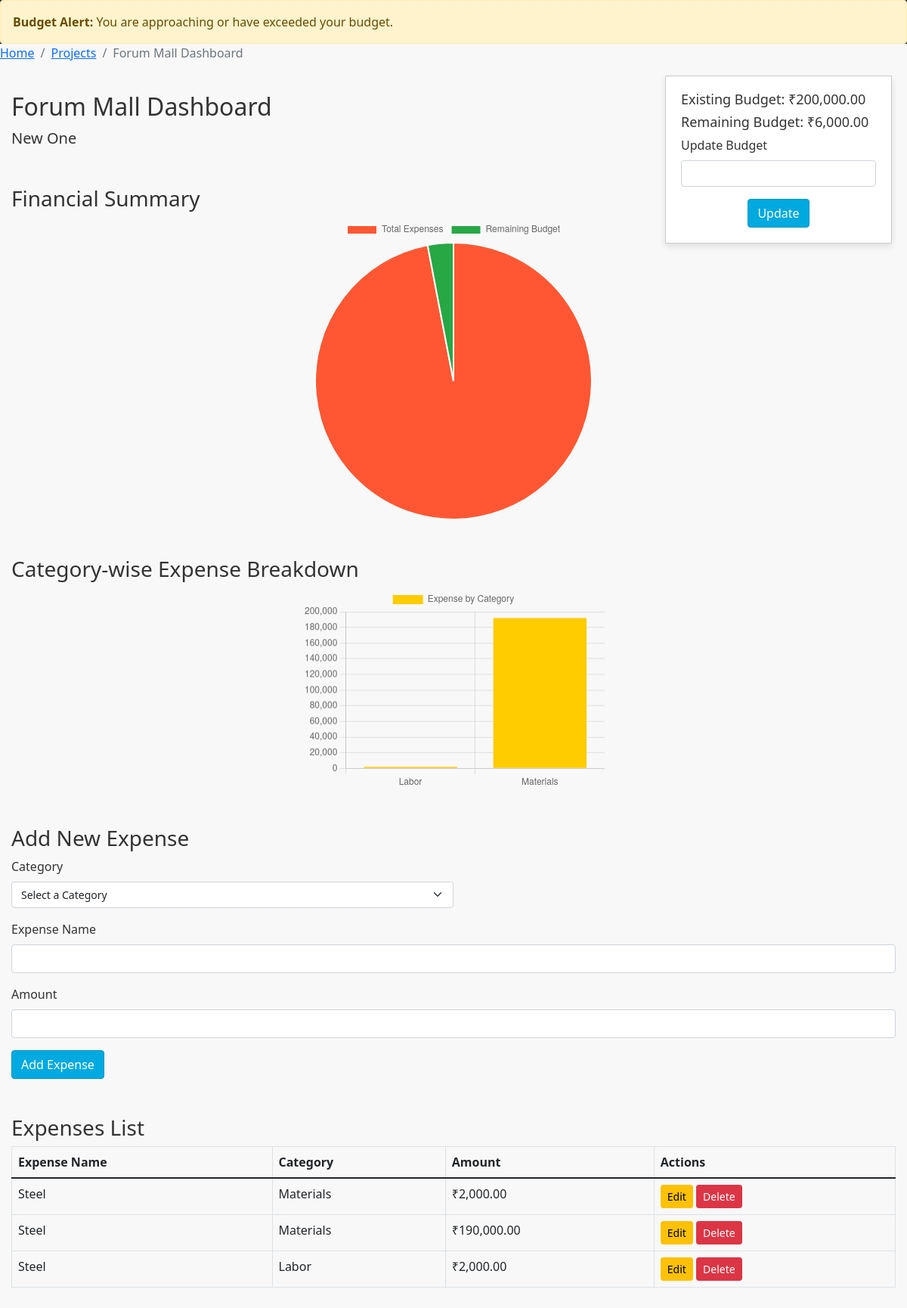
Page /views/projects/project_dashboard.php?project_id=36 (signed in) on the committed database.
### tables this page shows
CREATE TABLE `projects` (
  `id` int(11) NOT NULL,
  `user_id` int(11) NOT NULL,
  `project_name` varchar(255) NOT NULL,
  `description` text DEFAULT NULL,
  `land_area` float NOT NULL,
  `budget` float DEFAULT NULL,
  `duration` int(11) NOT NULL,
  `address` text DEFAULT NULL,
  `document` varchar(255) NOT NULL,
  `created_at` timestamp NOT NULL DEFAULT current_timestamp(),
  `engineer_id` int(11) NOT NULL,
  `client_id` int(11) NOT NULL
);

CREATE TABLE `expenses` (
  `id` int(11) NOT NULL,
  `project_id` int(11) NOT NULL,
  `expense_name` text DEFAULT NULL,
  `category` varchar(255) NOT NULL,
  `amount` decimal(10,2) NOT NULL,
  `description` text DEFAULT NULL,
  `date` date NOT NULL
);

### views/projects/project_dashboard.php (the view, shortened to what this page needs)
<?php
require_once '../../includes/role_helpers.php';
$project_id = $_GET['project_id'];
$user_id = $_SESSION['user_id'];
$stmt = $conn->prepare("SELECT * FROM projects WHERE id = ? AND user_id = ?");
$stmt->bindValue(1, $project_id, PDO::PARAM_INT);
$stmt->bindValue(2, $user_id, PDO::PARAM_INT);
$stmt->execute();
$project = $stmt->fetch(PDO::FETCH_ASSOC);
$stmt = $conn->prepare("SELECT * FROM expenses WHERE project_id = ?");
$stmt->bindValue(1, $project_id, PDO::PARAM_INT);
$stmt->execute();
$expenses = $stmt->fetchAll(PDO::FETCH_ASSOC);
$stmt = $conn->prepare("SELECT category, SUM(amount) AS category_total FROM expenses WHERE project_id = ? GROUP BY category");
$stmt->bindValue(1, $project_id, PDO::PARAM_INT);
$stmt->execute();
$category_expenses = $stmt->fetchAll(PDO::FETCH_ASSOC);
$stmt = $conn->prepare("SELECT SUM(amount) AS total_expense FROM expenses WHERE project_id = ?");
$stmt->bindValue(1, $project_id, PDO::PARAM_INT);
$stmt->execute();
$total_expense_result = $stmt->fetch(PDO::FETCH_ASSOC);
$total_expense = (float) $total_expense_result['total_expense'];
$remaining_budget = (float) $project['budget'] - $total_expense;
$budget_alert = '';
if ($total_expense >= $project['budget']) {
    $budget_alert = 'alert-danger';
} elseif ($total_expense >= 0.8 * $project['budget']) {
    $budget_alert = 'alert-warning';
}
?>
<!DOCTYPE html>
<html lang="en">
<head>
    <link href="https://cdn.jsdelivr.net/npm/bootstrap@5.1.3/dist/css/bootstrap.min.css" rel="stylesheet">
</head>
<body>
    <nav class="navbar navbar-expand-lg navbar-dark bg-dark">
        <div class="container-fluid">
            <a class="navbar-brand" href="../engineer_dashboard.php">
            </a>
            <div class="collapse navbar-collapse" id="navbarNav">
                <ul class="navbar-nav ms-auto">
                    <li class="nav-item">
                        <a class="nav-link" href="../account/account_details.php">Account</a>
                    </li>
                    <li class="nav-item">
                        <a class="nav-link" href="engineer_project_list.php">Projects</a>
                    </li>
                    <li class="nav-item">
                        <a class="nav-link text-danger" href="../../logout.php">Logout</a>
                    </li>
                </ul>
            </div>
        </div>
    </nav>
    <nav aria-label="breadcrumb">
        <ol class="breadcrumb">
            <li class="breadcrumb-item"><a href="../engineer_dashboard.php">Home</a></li>
            <li class="breadcrumb-item"><a href="engineer_project_list.php">Projects</a></li>
            <li class="breadcrumb-item active" aria-current="page">
                <?php echo htmlspecialchars($project['project_name']); ?> Dashboard
            </li>
        </ol>
    </nav>
    <?php if ($budget_alert): ?>
        <div class="alert <?php echo $budget_alert; ?>" role="alert">
            <strong>Budget Alert:</strong> You are approaching or have exceeded your budget.
        </div>
    <?php endif; ?>
    <div class="container main-content">
        <h2><?php echo htmlspecialchars($project['project_name']); ?> Dashboard</h2>
        <p class="lead"><?php echo htmlspecialchars($project['description']); ?></p>
        <div class="mt-5">
            <h3>Financial Summary</h3>
            <div class="pie-chart-container">
                <canvas id="expensePieChart" height="200"></canvas>
            </div>
        </div>
        <div class="mt-5">
            <h3>Category-wise Expense Breakdown</h3>
            <div class="pie-chart-container">
                <canvas id="categoryBarChart" height="200"></canvas>
            </div>
        </div>
        <div class="budget-section">
            <h4 style="font-size: 18px;">Existing Budget: ₹<?php echo number_format($project['budget'], 2); ?></h4>
            <h4 style="font-size: 18px;">Remaining Budget: ₹<?php echo number_format($remaining_budget, 2); ?></h4>
            <form action="" method="POST">
                <div class="mb-3">
                    <label for="new_budget" class="form-label">Update Budget</label>
                    <input type="number" class="form-control" id="new_budget" name="new_budget" value="" required>
                </div>
                <button type="submit" name="update_budget" class="btn btn-primary">Update</button>
            </form>
        </div>
        <h3 class="mt-5">Add New Expense</h3>
        <form method="POST">
            <div class="mb-3">
                <div class="mb-3">
                    <label for="category" class="form-label">Category</label>
                    <select class="form-select input-field" id="category" name="category" required>
                        <option value="" selected disabled>Select a Category</option>
                    </select>
                </div>
                <label for="expense_name" class="form-label">Expense Name</label>
                <input type="text" name="expense_name" id="expense_name" class="form-control" required>
            </div>
            <div class="mb-3">
                <label for="amount" class="form-label">Amount</label>
                <input type="number" name="amount" id="amount" class="form-control" required>
            </div>
            <button type="submit" name="add_expense" class="btn btn-primary">Add Expense</button>
        </form>
        <h3 class="mt-5">Expenses List</h3>
        <table class="table table-bordered">
            <thead>
                <tr>
                    <th>Expense Name</th>
                    <th>Category</th>
                    <th>Amount</th>
                    <th>Actions</th>
                </tr>
            </thead>
            <tbody>
                <?php foreach ($expenses as $expense): ?>
                    <tr>
                        <td><?php echo htmlspecialchars($expense['expense_name']); ?></td>
                        <td><?php echo htmlspecialchars($expense['category']); ?></td>
                        <td>₹<?php echo number_format($expense['amount'], 2); ?></td>
                        <td>
                            <a href="edit_expense.php?expense_id=<?php echo $expense['id']; ?>"
                                class="btn btn-warning btn-sm">Edit</a>
                            <button class="btn btn-danger btn-sm" data-bs-toggle="modal" data-bs-target="#deleteModal"
                                data-expense-id="<?php echo $expense['id']; ?>">Delete</button>
                        </td>
                    </tr>
                <?php endforeach; ?>
            </tbody>
        </table>
    </div>
    <script>
        // Pie Chart for Expense Breakdown
        var ctx1 = document.getElementById('expensePieChart').getContext('2d');
        var expensePieChart = new Chart(ctx1, {
            type: 'pie',
            data: {
                labels: ['Total Expenses', 'Remaining Budget'],
                datasets: [{
                    data: [<?php echo $total_expense; ?>, <?php echo $remaining_budget; ?>],
                    backgroundColor: ['#ff5733', '#28a745']
                }]
            }
        });
        // Bar Chart for Category Breakdown
        var ctx2 = document.getElementById('categoryBarChart').getContext('2d');
        var categoryBarChart = new Chart(ctx2, {
            type: 'bar',
            data: {
                labels: <?php echo json_encode(array_column($category_expenses, 'category')); ?>,
                datasets: [{
                    label: 'Expense by Category',
                    data: <?php echo json_encode(array_column($category_expenses, 'category_total')); ?>,
                    backgroundColor: '#ffcc00'
                }]
            }
        });
    </script>
</body>
</html>

### views/projects/project_dashboard.php (style rules this page uses)
.alert { position: fixed; top: -100px; left: 0; right: 0; z-index: 9999; margin: 0; transition: top 0.5s ease; opacity: 0; transition: opacity 0.5s ease; }
.alert.show { top: 0; opacity: 1; }
body { background-color: #f8f8f8; color: #333 }
.navbar-dark .navbar-nav .nav-link { color: #fff }
.btn-primary { background-color: #00a9e0; border-color: #0095c8 }
.pie-chart-container { max-width: 400px; margin: auto }
.budget-section { position: fixed; top: 100px; right: 20px; padding: 20px; border: 1px solid #ccc; background-color: #fff; width: 300px; box-shadow: 0 4px 8px rgba(0, 0, 0, .1); z-index: 1000; transition: .3s }
.budget-section input { width: 100%; height: 35px; font-size: 14px }
.main-content { margin: 0 auto; padding: 20px; max-width: 1200px }
.input-field { height: 35px; font-size: 14px; width: 50% }
.container { margin-top: 20px; padding-left: 15px; padding-right: 15px }
.budget-section button { display: block; margin: 10px auto 0 }

### rows in the picture
projects: project_name "Forum Mall", description "New One", budget "200,000.00"
expenses: expense_name "Steel", category "Materials", amount "2,000.00"
expenses: expense_name "Steel", category "Materials", amount "190,000.00"
expenses: expense_name "Steel", category "Labor", amount "2,000.00"

### other values in the picture
$remaining_budget "6,000.00"
chart data {{ $total_expense }} 194000
chart data {{ $remaining_budget }} 6000
chart data {{ json_encode(array_column($category_expenses, 'category')) }} ["Labor","Materials"]
